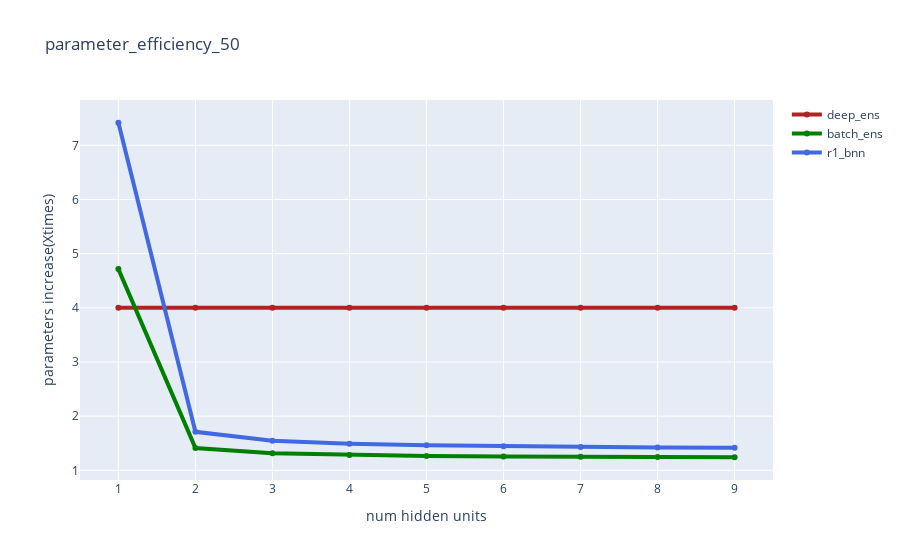

Notebook cell for this chart:
### Code cell
plot_parameter_increase(increase_deep_ens,increase_batch_ens,increase_r1_bnn,hidden_units=50)

### Figure 1 — Plotly figure (JSON) as saved in the notebook; plotly's stock layout.template omitted (floating-point values rounded to 4 significant figures)
{"data": [{"line": {"color": "firebrick", "width": 4}, "name": "deep_ens", "type": "scatter", "x": [1, 2, 3, 4, 5, 6, 7, 8, 9], "y": [4, 4, 4, 4, 4, 4, 4, 4, 4]}, {"line": {"color": "green", "width": 4}, "name": "batch_ens", "type": "scatter", "x": [1, 2, 3, 4, 5, 6, 7, 8, 9], "y": [4.715, 1.411, 1.316, 1.283, 1.267, 1.257, 1.25, 1.245, 1.241]}, {"line": {"color": "royalblue", "width": 4}, "name": "r1_bnn", "type": "scatter", "x": [1, 2, 3, 4, 5, 6, 7, 8, 9], "y": [7.417, 1.71, 1.546, 1.49, 1.461, 1.443, 1.432, 1.423, 1.417]}], "layout": {"title": {"text": "parameter_efficiency_50"}, "xaxis": {"title": {"text": "num hidden units"}}, "yaxis": {"title": {"text": "parameters increase(Xtimes)"}}}}
